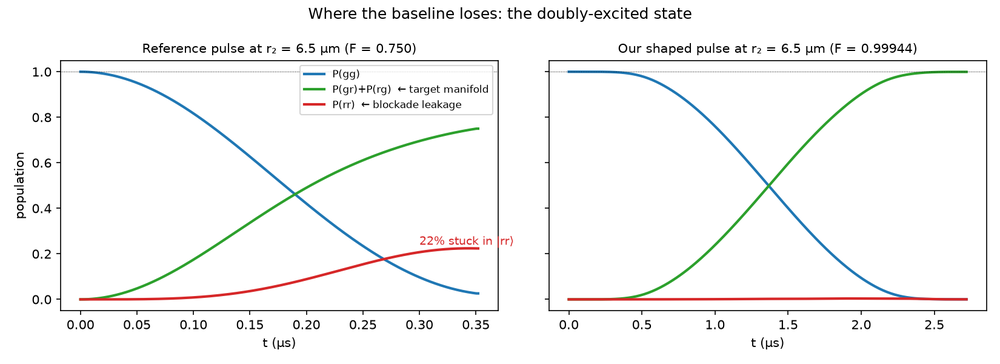
#> input picture ch01/fig_dynamics_r2.png, 1000 x 364 px, shrunk from 1650 x 600 before the run
$ python make_slides_ch01.py
#> lines starting #> are read from the running program, lines starting #| are printed output that depends on the picture
#!/usr/bin/env python3
"""Challenge 01 slide deck -> CH01_slides.pdf (16:9, matplotlib-rendered).

Every figure is the committed evidence PNG; every number matches the repo.
Regenerate: .venv/bin/python ch01/make_slides_ch01.py
"""

import json

import matplotlib
import numpy as np

matplotlib.use("Agg")
matplotlib.rcParams["pdf.fonttype"] = 42
matplotlib.rcParams["ps.fonttype"] = 42
import matplotlib.image as mpimg
import matplotlib.pyplot as plt
from matplotlib.backends.backend_pdf import PdfPages

INK = "#16161d"
ACCENT = "#0f766e"
GOOD = "#15803d"
BAD = "#b91c1c"
MUTED = "#6b7280"
BG = "#fbfaf7"

W, H = 13.333, 7.5   # 16:9 inches


def new_slide(title, kicker=None):
    fig = plt.figure(figsize=(W, H))
    fig.patch.set_facecolor(BG)
    if kicker:
        fig.text(0.055, 0.945, kicker.upper(), fontsize=11, color=ACCENT,
                 fontweight="bold", family="monospace")
    fig.text(0.055, 0.865, title, fontsize=26, color=INK, fontweight="bold")
    fig.text(0.055, 0.032, "Team 6 · Harmoniqs x Pasqal x Microsoft · July 29 2026",
             fontsize=8, color=MUTED)
    fig.text(0.945, 0.032, "github.com/roshaninfordham/quantum-hackathon",
             fontsize=8, color=MUTED, ha="right")
    return fig


def bullets(fig, items, x=0.055, y=0.76, dy=0.072, fs=14, color=INK, wrap=None):
    for text in items:
        marker, body = ("", text)
        fig.text(x, y, "–", fontsize=fs, color=ACCENT, fontweight="bold")
        fig.text(x + 0.022, y, body, fontsize=fs, color=color, va="top",
                 linespacing=1.3)
        y -= dy + body.count("\n") * fs * 0.0024
    return y


def image_panel(fig, path, rect, caption=None):
    ax = fig.add_axes(rect)
    ax.imshow(mpimg.imread(path))
    ax.axis("off")
    if caption:
        fig.text(rect[0] + rect[2] / 2, rect[1] - 0.028, caption,
                 fontsize=9.5, color=MUTED, ha="center")
    return ax


_slide_no = [0]


def save(fig):
    """One slide -> PDF page + PNG fallback (GitHub always renders PNGs)."""
    _slide_no[0] += 1
    pdf.savefig(fig)
    import os
    os.makedirs("slides_png", exist_ok=True)
    fig.savefig(f"slides_png/slide_{_slide_no[0]:02d}.png", dpi=130,
                facecolor=fig.get_facecolor())
    plt.close(fig)


pdf = PdfPages("CH01_slides.pdf")

# ── 1 · title ────────────────────────────────────────────────────────────
fig = plt.figure(figsize=(W, H)); fig.patch.set_facecolor(BG)
fig.text(0.5, 0.62, "Entangling two atoms\nwith one global laser pulse",
         fontsize=34, color=INK, fontweight="bold", ha="center", linespacing=1.3)
fig.text(0.5, 0.44, "Challenge 01 — solved, cloud-validated, run on the real quantum computer",
         fontsize=15, color=ACCENT, ha="center")
fig.text(0.5, 0.30, "Fidelity 0.9926 / 0.7500 (baseline)   →   1.000000 / 1.000000 (ours)\n"
                    "Real atoms: 89.4% of 500 shots entangled",
         fontsize=14, color=INK, ha="center", linespacing=1.6)
fig.text(0.5, 0.12, "Team 6 · A Real Quantum Hackathon · Harmoniqs x Pasqal x Microsoft",
         fontsize=11, color=MUTED, ha="center")
save(fig)

# ── 2 · the problem ─────────────────────────────────────────────────────
fig = new_slide("The problem, in one slide", "challenge 01")
bullets(fig, [
    "We are given two atoms, sitting 5.0 or 6.5 micrometers apart, and a single laser that shines on both at once — we cannot address them individually.",
    "Our goal is the Bell state |Ψ⁺⟩ = (|gr⟩ + |rg⟩)/√2 — exactly one atom excited, but shared between both. That is entanglement.",
    "We control only two things over time: the laser power Ω(t) and its frequency offset δ(t), within a 6000-nanosecond budget.",
    "We are scored on fidelity, F = |⟨Ψ⁺|ψ(T)⟩|², which measures how close our final state is to the goal — 1.0 means perfect.",
    "To succeed, we must beat the starter pulse at BOTH spacings, while staying inside the machine's published limits.",
], y=0.74, dy=0.105, fs=15)
fig.text(0.055, 0.16, "Physics we exploit: two nearby excited atoms repel (V = C₆/r⁶). "
         "Inside the blockade radius R_b ≈ 7.2 µm, double excitation is forbidden — "
         "that forbidden-ness is what creates entanglement.",
         fontsize=13, color=ACCENT, style="italic", wrap=True)
save(fig)

# ── 2b · the idea in one picture (newbie slide) ─────────────────────────
from matplotlib.patches import Circle, FancyArrow  # noqa: E402

fig = new_slide("The idea in one picture", "for everyone")
ax = fig.add_axes([0.04, 0.13, 0.55, 0.62])
ax.set_xlim(-1, 12); ax.set_ylim(-3, 3.4); ax.set_aspect("equal"); ax.axis("off")


def _atom(x, y, on, label=None):
    ax.add_patch(Circle((x, y), 0.45, facecolor="#22c55e" if on else "#cbd5e1",
                        edgecolor=INK, lw=1.4, zorder=3))
    ax.text(x, y, "ON" if on else "OFF", ha="center", va="center", fontsize=8,
            fontweight="bold", color="white" if on else MUTED, zorder=4)
    if label:
        ax.text(x, y - 0.95, label, ha="center", fontsize=9, color=INK)


# left: start
_atom(1.0, 1.5, False, "atom A"); _atom(3.2, 1.5, False, "atom B")
ax.add_patch(Circle((1.0, 1.5), 1.55, fill=False, ls="--", edgecolor=ACCENT, lw=1.1, alpha=0.7))
ax.add_patch(Circle((3.2, 1.5), 1.55, fill=False, ls="--", edgecolor=ACCENT, lw=1.1, alpha=0.7))
ax.text(2.1, 3.15, "start: both OFF", ha="center", fontsize=10, color=INK)
ax.add_patch(FancyArrow(4.9, 1.5, 1.4, 0, width=0.10, color=INK))
ax.text(5.6, 2.1, "laser\npulse", ha="center", fontsize=8.5, color=INK)
# right: the two options at once
_atom(7.6, 2.3, True); _atom(9.8, 2.3, False)
_atom(7.6, 0.4, False); _atom(9.8, 0.4, True)
ax.text(11.0, 2.3, "A ON, B OFF", fontsize=9, va="center", color=INK)
ax.text(11.0, 0.4, "A OFF, B ON", fontsize=9, va="center", color=INK)
ax.text(8.7, -1.0, "BOTH at the same time — that is entanglement",
        ha="center", fontsize=10.5, color=ACCENT, fontweight="bold")
ax.text(8.7, -1.8, "(like flipping two coins and getting HT + TH together)",
        ha="center", fontsize=9, color=MUTED)
ax.text(2.1, -1.4, "dashed circles: the blockade —\ncircles overlap, so BOTH ON\nis physically forbidden",
        ha="center", fontsize=9, color=ACCENT)
bullets(fig, [
    "Think of each atom as a light switch:\nground |g⟩ is OFF, Rydberg |r⟩ is ON.",
    "Atoms this close cannot both be ON —\nthat is the blockade. So the pulse can\nonly place ONE excitation, and it is\nshared between the two atoms.",
    "That shared, both-options-at-once\nstate is exactly the Bell state\nwe are scored on.",
], x=0.64, y=0.72, dy=0.13, fs=12.5)
save(fig)
#> in save (call 3), `pdf.savefig(fig)`:
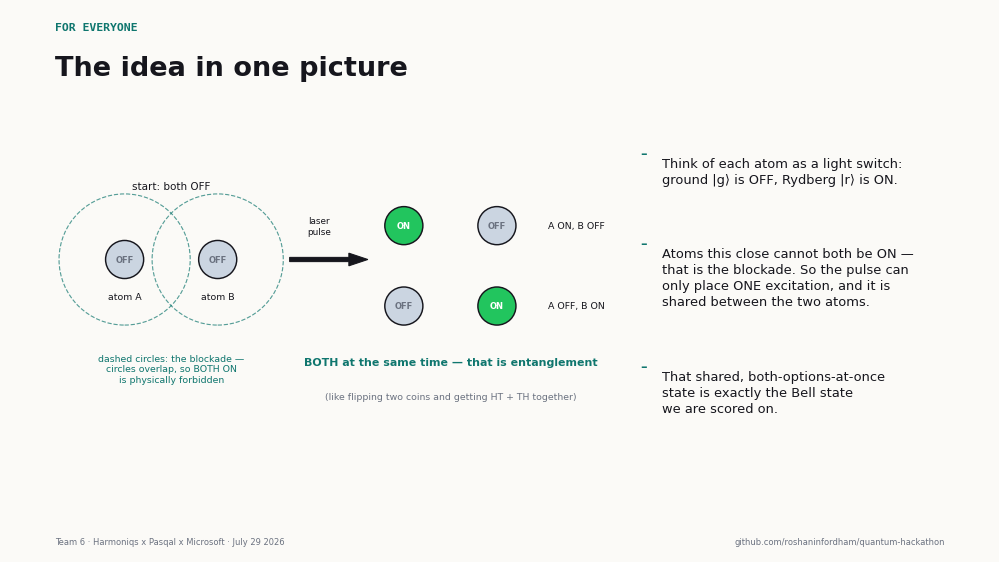
#> figure drawn by matplotlib, 1 panel

# ── 3 · the baseline and the gap ─────────────────────────────────────────
fig = new_slide("The starter pulse works at one spacing, fails at the other", "the gap")
bullets(fig, [
    "The baseline is simple: constant power, Ω = 2π×1 MHz, for 352 nanoseconds, with no frequency shaping.",
    "At r₁ = 5.0 µm the blockade is strong — V over Ω is 8.8 — and it scores F = 0.9926. That is fine.",
    "But at r₂ = 6.5 µm the blockade is weak — V over Ω drops to 1.83 — and the score collapses to F = 0.75.",
    "So where does the missing 25% go? Into the forbidden |rr⟩ state: 22% leaks straight through the weak blockade.",
], y=0.74, dy=0.10, fs=15)
fig.text(0.055, 0.24, "One number — V/Ω, interaction over drive — explains the whole gap.\n"
         "V is fixed by the atom spacing. But Ω is OURS to choose.",
         fontsize=16, color=INK, fontweight="bold", linespacing=1.5)
save(fig)

# ── 4 · see the failure ──────────────────────────────────────────────────
fig = new_slide("Watch the baseline fail — then watch ours not", "evidence")
image_panel(fig, "fig_dynamics_r2.png", [0.06, 0.24, 0.88, 0.56],
            "x-axis: time during the pulse (µs) · y-axis: probability of each atomic configuration")
bullets(fig, [
    "On the left, the baseline: watch the red curve — the forbidden |rr⟩ state — fill up to 22%, while the green target stalls at 0.75.",
    "On the right, our pulse: the red curve stays pinned at zero the whole time, and the green target rises to 1.0.",
], y=0.155, dy=0.055, fs=12.5)
save(fig)

# ── 5 · the one-knob experiment ──────────────────────────────────────────
fig = new_slide("The fix is one knob: slow down to restore the blockade", "hypothesis test")
image_panel(fig, "fig_omega_sweep.png", [0.08, 0.15, 0.5, 0.62],
            "x-axis: blockade strength V/Ω (log) · y-axis: fidelity F")
#> call 2 of image_panel, with path = 'fig_omega_sweep.png'
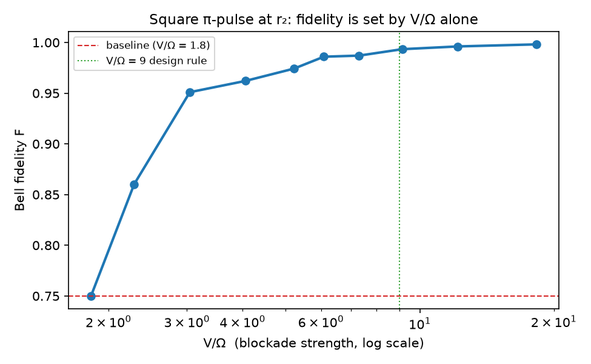
#> input picture ch01/fig_omega_sweep.png, 591 x 364 px, shrunk from 975 x 600 before the run
bullets(fig, [
    "We ran the same square pulse and\nonly lowered Ω, lengthening the\npulse to keep a full rotation.",
    "Fidelity climbs steadily with V/Ω\nand crosses 0.99 near V/Ω ≈ 9.",
    "That became our design rule — and\nthe 6000-nanosecond budget makes it\nfree, since the baseline used only 352.",
    "On top of that we add smooth ramps,\nand a small detuning δ that cancels\nthe energy shift Ω²/2V.",
], x=0.62, y=0.74, dy=0.11, fs=12.5)
save(fig)

# ── 6 · main results ────────────────────────────────────────────────────
fig = new_slide("Result: both spacings beaten, validated on Pasqal Cloud", "results")
image_panel(fig, "ch01_results.png", [0.05, 0.13, 0.9, 0.65],
            "top: our pulse shapes (x: time; blue: power Ω, red: frequency δ) · "
            "bottom-left: fidelity bars vs baseline · bottom-right: cloud shots (dots) vs simulation (circles)")
#> call 3 of image_panel, with path = 'ch01_results.png'
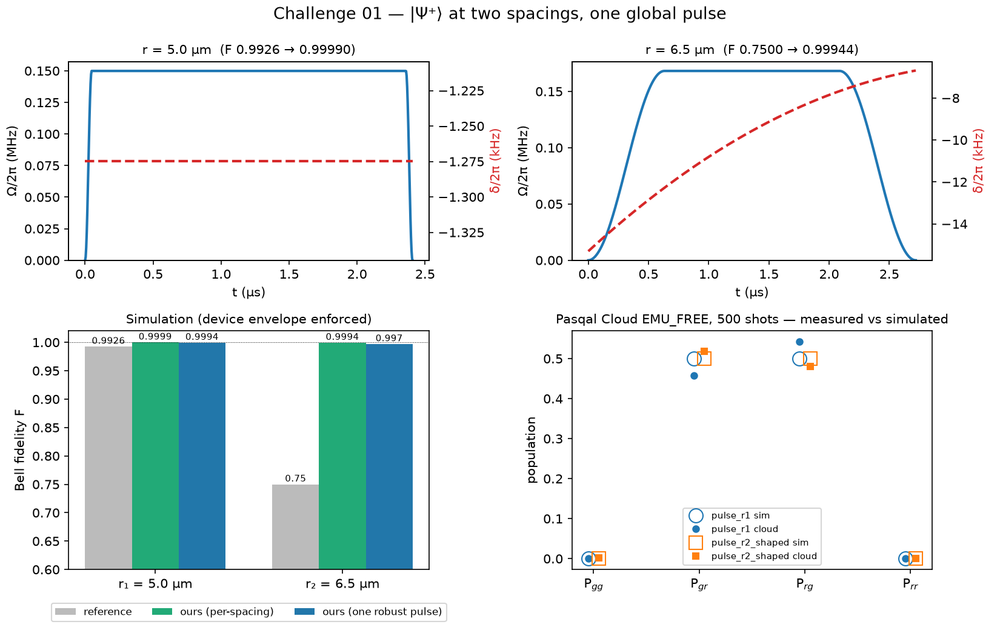
#> input picture ch01/ch01_results.png, 1000 x 636 px, shrunk from 1650 x 1050 before the run
fig.text(0.055, 0.795, "Every pulse here was validated by the device's own contract checker, then fired 500 times each on Pasqal Cloud.",
         fontsize=12.5, color=INK)
save(fig)

# ── 7 · robustness ───────────────────────────────────────────────────────
fig = new_slide("Bonus: one pulse that tolerates 30% spacing error", "product angle")
image_panel(fig, "fig_robustness.png", [0.08, 0.15, 0.5, 0.62],
            "x-axis: atom spacing r (µm) · y-axis: fidelity F of ONE fixed pulse")
#> call 4 of image_panel, with path = 'fig_robustness.png'
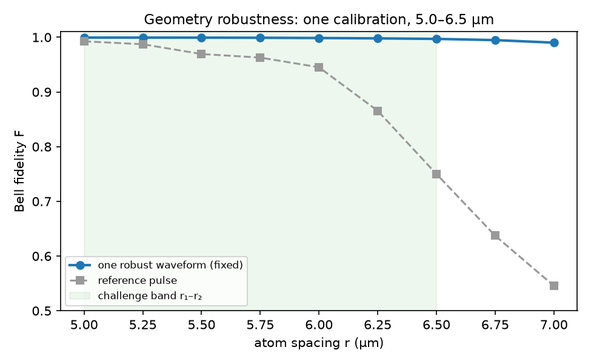
#> input picture ch01/fig_robustness.png, 591 x 364 px, shrunk from 975 x 600 before the run
bullets(fig, [
    "Real machines never place atoms perfectly.",
    "So we optimized one single waveform\nfor the worst case over the whole band.",
    "The blue curve is that fixed pulse: it\nholds F above 0.997 all the way\nfrom 5.0 to 6.5 micrometers.",
    "The grey curve is the baseline — it\ncollapses to 0.55 over the same range.",
    "One calibration instead of one per\ngeometry — that is the product story.",
], x=0.62, y=0.74, dy=0.098, fs=12.5)
save(fig)

# ── 8 · speed limit ─────────────────────────────────────────────────────
fig = new_slide("Then we asked: how fast can the best pulse be?", "quantum speed limit")
#> (the run stopped early here; a loop or call above may not have finished)
